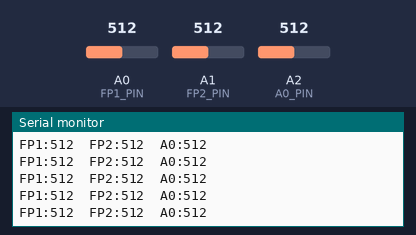
The sketch below on a simulated Arduino Uno, built with avr-gcc and run on an emulated ATmega328P. Shown: the last lines printed to the serial monitor. Inputs (shaded band) come from the test bench; at power-on: A0 (FP1_PIN) = 512, A1 (FP2_PIN) = 512, A2 (A0_PIN) = 512.

Above: at 1.2 s.
1.3 s: A0 (FP1_PIN) set to 108
At 1.47 s:
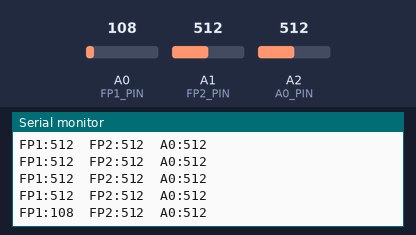
2.8 s: A0 (FP1_PIN) set to 93
At 2.82 s:
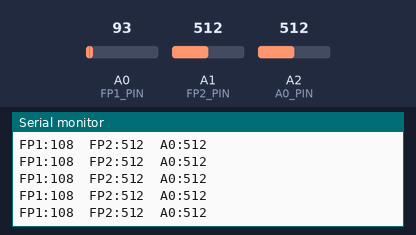
5.8 s: A1 (FP2_PIN) set to 108
At 5.8 s:
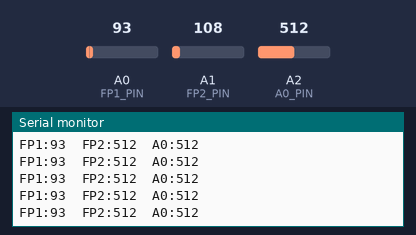
7.3 s: A1 (FP2_PIN) set to 94
At 7.33 s:
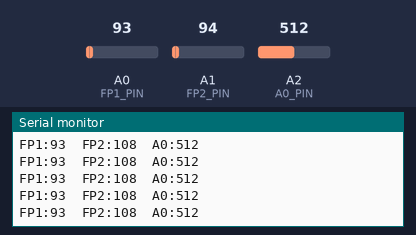
8.8 s: A2 (A0_PIN) set to 104
At 8.81 s:
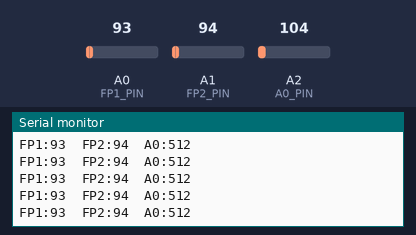
11.8 s: A2 (A0_PIN) set to 88
At 11.84 s:
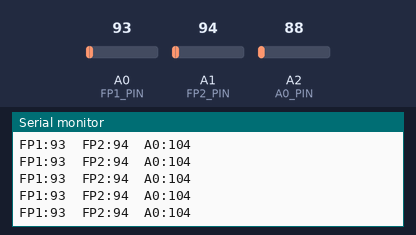
Timing chart, 0 to 14.3 s (numbered marks = the images above; inputs shaded):
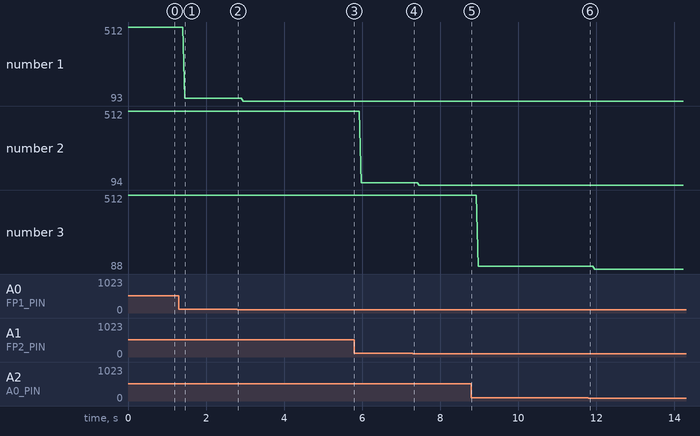

The sketch:

arduinocode_ino.ino
```cpp
const int FP1_PIN = A0;
const int FP2_PIN = A1;
const int A0_PIN  = A2;

// 1 = Serial Plotter waveform
// 0 = Labeled Serial Monitor readings
#define PLOT_MODE 1

void setup() {
  Serial.begin(4800);
}

void loop() {
  int fp1 = analogRead(FP1_PIN);
  int fp2 = analogRead(FP2_PIN);
  int a0Value = analogRead(A0_PIN);

#if PLOT_MODE
  // Plotter: labels appear as trace names
  Serial.print("FP1:");
  Serial.print(fp1);
  Serial.print("\tFP2:");
  Serial.print(fp2);
  Serial.print("\tA0:");
  Serial.println(a0Value);
#else
  // Monitor: readable labeled values
  Serial.print("FP1: ");
  Serial.print(fp1);
  Serial.print(" | FP2: ");
  Serial.print(fp2);
  Serial.print(" | A0: ");
  Serial.println(a0Value);
#endif

  delay(4);
}
```

Measured:
- after the input at 1.3 s, the serial monitor: prints a new line after 0.15 s (image 1)
- plotted number 1: 512 → 108 after the input at 1.3 s, 108 → 93 after the input at 2.8 s
- plotted number 2: 108 → 94 after the input at 7.3 s
- plotted number 3: 512 → 104 after the input at 8.8 s, 104 → 88 after the input at 11.8 s
